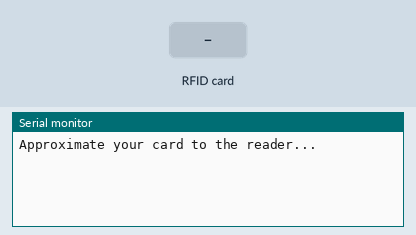
Simulated run of this sketch. Board: Arduino Uno, built with avr-gcc and run on an emulated ATmega328P. Parts: the last lines printed to the serial monitor. Inputs (shaded band) come from the test bench.

Above: at 1.2 s.
1.3 s: RFID card D0 BD 68 25 held to the reader
At 2.5 s:
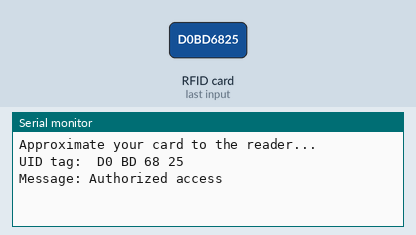
2.8 s: RFID card 5E 7A 19 C4 held to the reader
At 5.2 s:
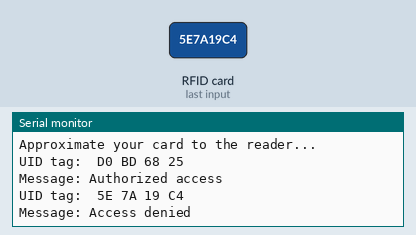

Measured:
- after the input at 1.3 s, the serial monitor: prints a new line at once (image 1)
- after the input at 2.8 s, the serial monitor: prints a new line after 1.5 s (image 2)

The sketch:

rfid_module.ino
```cpp
/*
  Radio Frequency Identification Test

  RF Transceiver Pins
  SDA Pin - Arduino Pin 10
  SCK - Arduino Pin 13
  MOSI - Arduino Pin 11
  MISO - Arduino Pin 12
  IRQ - NC
  GND - Arduino GND Pin
  RST - Arduino Pin 9
  3.3V - Arduino 3.3V Pin

  The circuit:
  1 RF Transceiver
  1 RFID

  Created 29/3/19
  By Miguel Osuna
  Modified: 5/4/2019
  By: -----------
*/

#include <SPI.h>
#include <MFRC522.h>

const int ssPin = 10;
const int rstPin = 9;

// We define a MFRC522 class object
MFRC522 mfrc522(ssPin, rstPin);

void setup()
{
    // Setup everything
    Serial.begin(9600);
    SPI.begin();
    mfrc522.PCD_Init();
    Serial.println("Approximate your card to the reader...");
    Serial.println();
}

void loop()
{
    // Look for a new card
    if(!mfrc522.PICC_IsNewCardPresent())
        return;

    // Select one of the cards
    if(!mfrc522.PICC_ReadCardSerial())
        return;

    // Show UID on serial monitor
    Serial.print("UID tag: ");
    String content = "";
    byte letter;

    for(byte i = 0; i < mfrc522.uid.size; i++)
    {
        Serial.print(mfrc522.uid.uidByte[i] < 0x10 ? " 0" : " ");
        Serial.print(mfrc522.uid.uidByte[i], HEX);
        content.concat(String(mfrc522.uid.uidByte[i] < 0x10 ? " 0" : " "));
        content.concat(String(mfrc522.uid.uidByte[i], HEX));
    }

    Serial.println();
    Serial.print("Message: ");
    content.toUpperCase();

    // Change here the UID of the card/keychain that you want to give access
    if(content.substring(1) == "D0 BD 68 25")
    {
        Serial.println("Authorized access");
        Serial.println();
        delay(3000);
    }

    else
    {
        Serial.println("Access denied");
        Serial.println();
        delay(3000);
    }
}
```
